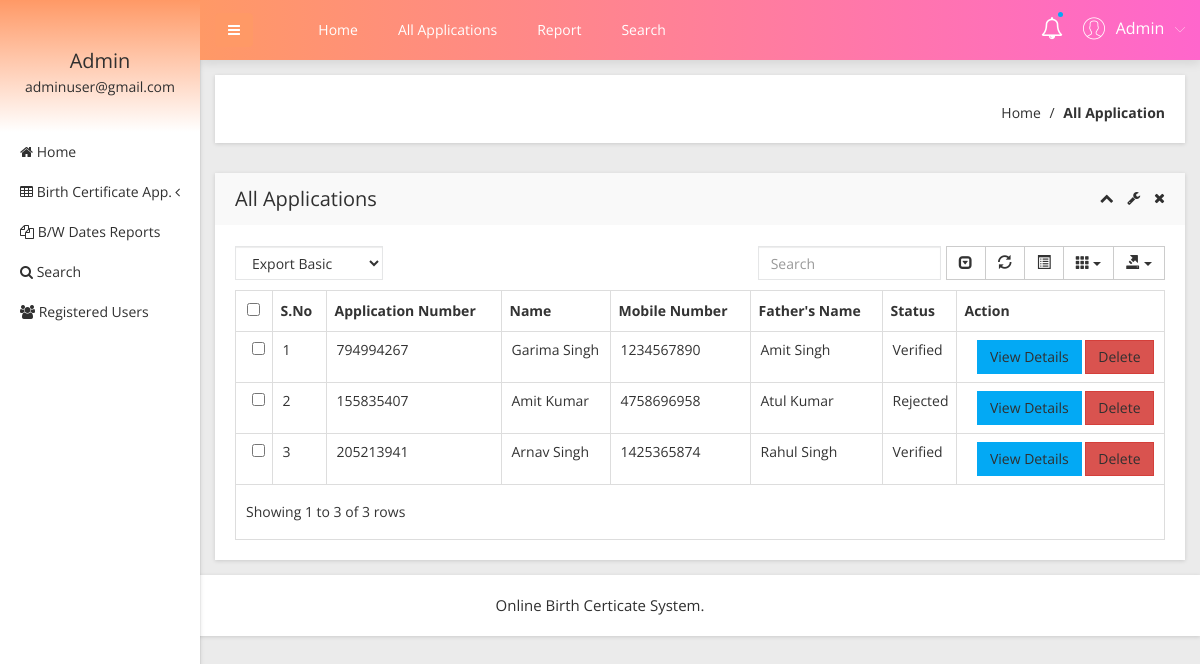
The app's page /obcs/admin/all-applications.php (signed in) with its own data.
### tables this page shows
CREATE TABLE `tblapplication` (
  `ID` int(10) NOT NULL,
  `UserID` int(5) NOT NULL,
  `ApplicationID` varchar(200) DEFAULT NULL,
  `DateofBirth` varchar(200) DEFAULT NULL,
  `Gender` varchar(50) DEFAULT NULL,
  `FullName` varchar(200) DEFAULT NULL,
  `PlaceofBirth` varchar(200) DEFAULT NULL,
  `NameofFather` varchar(200) DEFAULT NULL,
  `NameOfMother` varchar(120) DEFAULT NULL,
  `PermanentAdd` mediumtext DEFAULT NULL,
  `PostalAdd` mediumtext DEFAULT NULL,
  `MobileNumber` bigint(10) DEFAULT NULL,
  `Email` varchar(200) DEFAULT NULL,
  `Dateofapply` timestamp NULL DEFAULT current_timestamp(),
  `Remark` varchar(200) DEFAULT NULL,
  `Status` varchar(50) DEFAULT NULL,
  `UpdationDate` timestamp NULL DEFAULT NULL ON UPDATE current_timestamp()
);

### obcs/admin/all-applications.php (the view, shortened to what this page needs)
<?php
include('includes/dbconnection.php');
if (strlen($_SESSION['obcsaid']==0)) {
  header('location:logout.php');
  } else{
  ?>
<!doctype html>
<html class="no-js" lang="en">
<head>
    <link rel="stylesheet" href="css/bootstrap.min.css">
    <link rel="stylesheet" href="css/font-awesome.min.css">
    <link rel="stylesheet" href="css/adminpro-custon-icon.css">
    <link rel="stylesheet" href="css/meanmenu.min.css">
    <link rel="stylesheet" href="css/jquery.mCustomScrollbar.min.css">
    <link rel="stylesheet" href="css/animate.css">
    <link rel="stylesheet" href="css/data-table/bootstrap-table.css">
    <link rel="stylesheet" href="css/data-table/bootstrap-editable.css">
    <link rel="stylesheet" href="css/normalize.css">
    <link rel="stylesheet" href="css/c3.min.css">
    <link rel="stylesheet" href="style.css">
    <link rel="stylesheet" href="css/responsive.css">
</head>
<body class="materialdesign">
    <div class="wrapper-pro">
      <?php include_once('includes/sidebar.php');?>
        <?php include_once('includes/header.php');?>
            <div class="breadcome-area mg-b-30 small-dn">
                <div class="container-fluid">
                    <div class="row">
                        <div class="col-lg-12">
                            <div class="breadcome-list shadow-reset">
                                <div class="row">
                                    <div class="col-lg-12">
                                        <ul class="breadcome-menu">
                                            <li><a href="dashboard.php">Home</a> <span class="bread-slash">/</span>
                                            </li>
                                            <li><span class="bread-blod">All Application</span>
                                            </li>
                                        </ul>
                                    </div>
                                </div>
                            </div>
                        </div>
                    </div>
                </div>
            </div>
            <div class="data-table-area mg-b-15">
                <div class="container-fluid">
                    <div class="row">
                        <div class="col-lg-12">
                            <div class="sparkline13-list shadow-reset">
                                <div class="sparkline13-hd">
                                    <div class="main-sparkline13-hd">
                                        <h1>All Applications</h1>
                                        <div class="sparkline13-outline-icon">
                                            <span class="sparkline13-collapse-link"><i class="fa fa-chevron-up"></i></span>
                                            <span><i class="fa fa-wrench"></i></span>
                                            <span class="sparkline13-collapse-close"><i class="fa fa-times"></i></span>
                                        </div>
                                    </div>
                                </div>
                                <div class="sparkline13-graph">
                                    <div class="datatable-dashv1-list custom-datatable-overright">
                                        <div id="toolbar">
                                            <select class="form-control">
                                                <option value="">Export Basic</option>
                                            </select>
                                        </div>
                                        <table id="table" data-toggle="table" data-pagination="true" data-search="true" data-show-columns="true" data-show-pagination-switch="true" data-show-refresh="true" data-key-events="true" data-show-toggle="true" data-resizable="true" data-cookie="true" data-cookie-id-table="saveId" data-show-export="true" data-click-to-select="true" data-toolbar="#toolbar">
                                            <thead>
                                                <tr>
                                                    <th>S.No</th>
                                                    <th>Application Number</th>
                                                    <th>Name</th>
                                                    <th >Mobile Number</th>
                                                    <th>Father's Name</th>
                                                    <th>Status</th>
                                                    <th data-field="action">Action</th>
                                                </tr>
                                            </thead>
                                            <tbody>
                                              <?php
$sql="SELECT * from tblapplication";
$query = $dbh -> prepare($sql);
$query->execute();
$results=$query->fetchAll(PDO::FETCH_OBJ);
$cnt=1;
if($query->rowCount() > 0)
{
foreach($results as $row)
{               ?>
                                                <tr>
                                                    <td><?php echo htmlentities($cnt);?></td>
                                                    <td><?php  echo htmlentities($row->ApplicationID);?></td>
                                                    <td><?php  echo htmlentities($row->FullName);?></td>
                                                   <td><?php  echo htmlentities($row->MobileNumber);?></td>
                                                    <td><?php  echo htmlentities($row->NameofFather);?></td>
                                                  <?php if($row->Status==""){ ?>
                     <td><?php echo "Pending"; ?></td>
<?php } else { ?>                  <td><?php  echo htmlentities($row->Status);?>
                  </td>
                  <?php } ?>
                                                    <td class="datatable-ct"><a href="view-application-detail.php?viewid=<?php echo htmlentities($row->ID);?>" class="btn btn-primary">View Details</a>
<a href="all-applications.php?del=<?php echo htmlentities($row->ID);?>" onclick="return confirm('Do you really want to delete?');" class="btn btn-danger">Delete</a>
                                                    </td>
                                                </tr>
                                             <?php $cnt=$cnt+1;}} ?>
                                            </tbody>
                                        </table>
                                    </div>
                                </div>
                            </div>
                        </div>
                    </div>
                </div>
            </div>
        </div>
    </div>
  <?php include_once('includes/footer.php');?>
</body>
</html><?php }  ?>

### obcs/admin/includes/sidebar.php (shortened to what this page needs)
     <?php
include('includes/dbconnection.php');
if (strlen($_SESSION['obcsaid']==0)) {
  header('location:logout.php');
  } else{
  ?>
  <div class="left-sidebar-pro">
            <nav id="sidebar">
                <div class="sidebar-header">
                    <?php
$aid=$_SESSION['obcsaid'];
$sql="SELECT AdminName,Email from  tbladmin where ID=:aid";
$query = $dbh -> prepare($sql);
$query->bindParam(':aid',$aid,PDO::PARAM_STR);
$query->execute();
$results=$query->fetchAll(PDO::FETCH_OBJ);
$cnt=1;
if($query->rowCount() > 0)
{
foreach($results as $row)
{               ?>
                    <h3> <?php  echo $row->AdminName;?></h3>
                    <p> <?php  echo $row->Email;?></p>
                  <?php $cnt=$cnt+1;}} ?>
                </div>
                <div class="left-custom-menu-adp-wrap">
                    <ul class="nav navbar-nav left-sidebar-menu-pro">
                        <li class="nav-item">
                            <a href="dashboard.php" role="button" aria-expanded="false"><i class="fa big-icon fa-home"></i> <span class="mini-dn">Home</span> </a>
                        </li>
                        <li class="nav-item"><a href="#" data-toggle="dropdown" role="button" aria-expanded="false" class="nav-link dropdown-toggle"><i class="fa big-icon fa-table"></i> <span class="mini-dn">Birth Certificate App.</span> <span class="indicator-right-menu mini-dn"><i class="fa indicator-mn fa-angle-left"></i></span></a>
                        </li>
                        <li class="nav-item">
                            <a href="between-dates-report.php" role="button" aria-expanded="false"><i class="fa big-icon fa-files-o"></i> <span class="mini-dn">B/W Dates Reports</span> </a>
                        </li>
                        <li class="nav-item">
                            <a href="search.php" role="button" aria-expanded="false"><i class="fa fa-search"></i> <span class="mini-dn">Search</span> </a>
                        </li>
                             <li class="nav-item">
                            <a href="  registered-users.php" role="button" aria-expanded="false"><i class="fa fa-users"></i> <span class="mini-dn">Registered Users</span> </a>
                        </li>
                    </ul>
                </div>
            </nav>
        </div>
        <?php }  ?>

### obcs/admin/includes/header.php (shortened to what this page needs)
      <?php
include('includes/dbconnection.php');
if (strlen($_SESSION['obcsaid']==0)) {
  header('location:logout.php');
  } else{
  ?>
 <div class="content-inner-all">
            <div class="header-top-area">
                <div class="fixed-header-top">
                    <div class="container-fluid">
                        <div class="row">
                            <div class="col-lg-1 col-md-6 col-sm-6 col-xs-12">
                                <button type="button" id="sidebarCollapse" class="btn bar-button-pro header-drl-controller-btn btn-info navbar-btn">
                                    <i class="fa fa-bars"></i>
                                </button>
                            </div>
                            <div class="col-lg-6 col-md-1 col-sm-1 col-xs-12">
                                <div class="header-top-menu tabl-d-n">
                                    <ul class="nav navbar-nav mai-top-nav">
                                        <li class="nav-item"><a href="dashboard.php" class="nav-link">Home</a>
                                        </li>
                                        <li class="nav-item"><a href="all-applications.php" class="nav-link">All Applications</a>
                                        </li>
                                        <li class="nav-item"><a href="between-dates-report.php" class="nav-link">Report</a>
                                        </li>
                                        <li class="nav-item"><a href="search.php" class="nav-link">Search</a>
                                        </li>
                                    </ul>
                                </div>
                            </div>
                            <div class="col-lg-5 col-md-5 col-sm-6 col-xs-12">
                                <div class="header-right-info">
                                    <ul class="nav navbar-nav mai-top-nav header-right-menu">
                                        <li class="nav-item"><a href="new-birth-application.php" data-toggle="dropdown" role="button" aria-expanded="false" class="nav-link dropdown-toggle"><i class="fa fa-bell-o" aria-hidden="true"></i><span class="indicator-nt"></span></a>
                                        </li>
                                        <li class="nav-item">
                                            <a href="#" data-toggle="dropdown" role="button" aria-expanded="false" class="nav-link dropdown-toggle">
                                                <?php
$aid=$_SESSION['obcsaid'];
$sql="SELECT AdminName,Email from  tbladmin where ID=:aid";
$query = $dbh -> prepare($sql);
$query->bindParam(':aid',$aid,PDO::PARAM_STR);
$query->execute();
$results=$query->fetchAll(PDO::FETCH_OBJ);
$cnt=1;
if($query->rowCount() > 0)
{
foreach($results as $row)
{               ?>
                                                <span class="adminpro-icon adminpro-user-rounded header-riht-inf"></span>
                                                <span class="admin-name"><?php  echo $row->AdminName;?></span>
                                                <span class="author-project-icon adminpro-icon adminpro-down-arrow"></span><?php $cnt=$cnt+1;}} ?>
                                            </a>
                                        </li>
                                    </ul>
                                </div>
                            </div>
                        </div>
                    </div>
                </div>
            </div><?php }  ?>

### obcs/admin/includes/footer.php
<div class="footer-copyright-area">
    <div class="container-fluid">
        <div class="row">
            <div class="col-lg-12">
                <div class="footer-copy-right">
                    <p> Online Birth Certicate System.</p>
                </div>
            </div>
        </div>
    </div>
</div>

### records on screen
tblapplication: ApplicationID "794994267", FullName "Garima Singh", MobileNumber "1234567890", NameofFather "Amit Singh", Status "Verified"
tblapplication: ApplicationID "155835407", FullName "Amit Kumar", MobileNumber "4758696958", NameofFather "Atul Kumar", Status "Rejected"
tblapplication: ApplicationID "205213941", FullName "Arnav Singh", MobileNumber "1425365874", NameofFather "Rahul Singh", Status "Verified"

### other values on screen
$row->AdminName "Admin"
$row->Email "adminuser@gmail.com"
